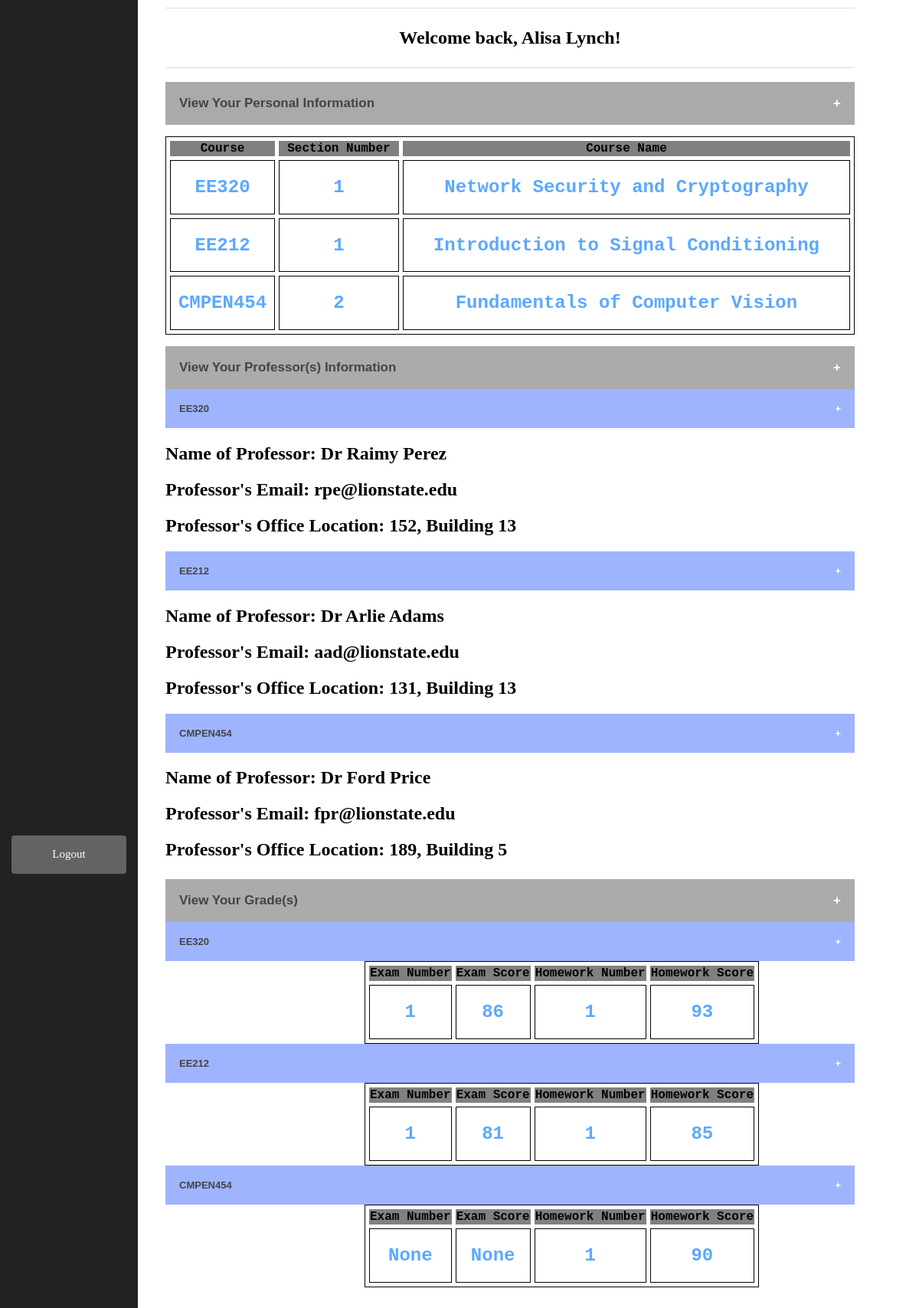
Page /student/dashboard (signed in) on the committed database.
### tables this page shows
CREATE TABLE "Students" (
	"Email"	TEXT NOT NULL UNIQUE,
	"Password"	TEXT NOT NULL,
	"Name"	TEXT NOT NULL,
	"Age"	INTEGER NOT NULL,
	"Gender"	TEXT NOT NULL,
	"Major"	TEXT NOT NULL,
	"Street"	TEXT NOT NULL,
	"ZipCode"	INTEGER NOT NULL,
	PRIMARY KEY("Email")
);

CREATE TABLE "Enrolls" (
	"Email"	TEXT NOT NULL UNIQUE,
	"course_id_1"	TEXT,
	"section_no_1"	INTEGER,
	"course_id_2"	TEXT,
	"section_no_2"	INTEGER,
	"course_id_3"	TEXT,
	"section_no_3"	INTEGER,
	PRIMARY KEY("Email")
);

CREATE TABLE "Courses" (
	"Course_id"	TEXT NOT NULL,
	"Course_name"	TEXT NOT NULL,
	"Course_description"	TEXT
);

CREATE TABLE "Exam_grades" (
	"Email"	TEXT NOT NULL UNIQUE,
	"course_id_1"	TEXT,
	"exam_no_1"	INTEGER,
	"exam_grade_1"	NUMERIC,
	"course_id_2"	TEXT,
	"exam_no_2"	INTEGER,
	"exam_grade_2"	NUMERIC,
	"course_id_3"	TEXT,
	"exam_no_3"	INTEGER,
	"exam_grade_3"	NUMERIC,
	PRIMARY KEY("Email")
);

CREATE TABLE "Professors_teaches" (
	"Name"	TEXT NOT NULL,
	"Email"	TEXT NOT NULL UNIQUE,
	"Office"	TEXT,
	"Teaching"	TEXT,
	PRIMARY KEY("Email")
);

CREATE TABLE "Students_grades" (
	"Email"	TEXT NOT NULL UNIQUE,
	"course_id_1"	TEXT,
	"course1_exam_no1"	TEXT,
	"course1_exam_grade1"	TEXT,
	"Course1HW_No"	INTEGER,
	"Course1HW_Grade"	INTEGER,
	"Courses2"	TEXT,
	"Course2EXAM_No"	TEXT,
	"Course2EXAM_Grade"	TEXT,
	"Course2HW_No"	INTEGER,
	"Course2HW_Grade"	INTEGER,
	"Courses3"	TEXT,
	"Course3EXAM_No"	TEXT,
	"Course3EXAM_Grade"	TEXT,
	"Course3HW_No"	INTEGER,
	"Course3HW_Grade"	INTEGER,
	PRIMARY KEY("Email")
);

### app.py (the view)
@app.route('/student/dashboard')
@login_required
def student_dashboard():
    connection = sql.connect('database.db')
    name = getName("for_students")[0][0]
    courses = CheckingInfo("courses") #courses = [('aly8942@lionstate.edu', 'EE320', 1, 'EE212', 1, 'CMPEN454', 2)]
    capstone_courses = CheckingInfo("capstone")[0] #capstone_courses = ("CMPEN454", "CMPSC497", "EE340", "IST558", "STAT414")
    courses1 = []
    for i in range(1, len(courses[0])):
        courses1.append(courses[0][i]) #courses1 = ['EE320', 1, 'EE212', 1, 'CMPEN454', 2]
    course_information = []
    professor_information = []
    for course_id in range(0, len(courses1), 2):
        course_info = connection.execute('SELECT Course_name FROM Courses WHERE Course_id= ?', [courses1[course_id]])
        professor_info = connection.execute('SELECT Name, Email, Office FROM Professors_teaches WHERE Teaching = ?',
                                            [courses1[course_id]])
        course_information.append(course_info.fetchall())
        professor_information.append(professor_info.fetchall())
    personal_info = CheckingInfo("personal_information")
    grades = CheckingInfo("grades")
    all_grades = CheckingInfo("all_grades")
    return render_template('dashboard-student.html', url=host, name=name, courses1=courses1,
                           course_information=course_information, professor_information=professor_information,
                           personal_info=personal_info, grades=grades, all_grades=all_grades,
                           capstone_courses=capstone_courses)

### app.py (called while the page is built)
def login_required(f):
    @wraps(f)
    def wrap(*args, **kwargs):
        if 'logged_in' in session:
            return f(*args, **kwargs)
        else:
            flash("You must be logged in first.")
            return redirect(url_for('login'))
    return wrap

def getName(users):
    connection = sql.connect('database.db')
    if users == "for_students":
        name = connection.execute('SELECT Name FROM Students WHERE Email = ?', [session['email']])
    elif users == "for_faculty_mem":
        name = connection.execute('SELECT Name FROM Professors WHERE Email = ?', [session['email']])
    return name.fetchall()

def CheckingInfo(item):
    connection = sql.connect('database.db')
    if item == "courses":
        info = connection.execute('SELECT * FROM Enrolls WHERE Email = ?', [session['email']])
    elif item == "capstone":
        info = connection.execute('SELECT COURSES FROM Capstone_courses')
    elif item == "personal_information":
        info = connection.execute('SELECT Name, Age, Gender, Major, Street, ZipCode FROM Students WHERE Email = ?',
                                  [session['email']])
    elif item == "grades":
        info = connection.execute('SELECT * FROM Exam_grades WHERE Email= ?', [session['email']])
    elif item == "all_grades":
        info = connection.execute('SELECT * FROM Students_grades WHERE Email= ?', [session['email']])
    return info.fetchall()

### templates/dashboard-student.html (shortened to what this page needs)
<!DOCTYPE html>
<html lang="en">
    <head>
        <link rel="stylesheet" type="text/css" href="../static/css/dashboard-student.css">
    </head>
    <body id="welcome">
        <aside class="left-navbar">
            <div id="login_button">
                <button type="button" class="logout_button" onclick="window.location.href='{{url_for('logout')}}';"> Logout </button>
            </div>
        </aside>
        <div id="main-wrapper">
            <div class="main-content">
                <section id="welcome">
                    <div class="welcome_back_div">
                        <h1><b> Welcome back, {{ name }}! </b></h1>
                    </div>
                </section>
                <br>
                <section>
                    <div class="personal_info">
                        <button class="collapsible_personal_info"><b>View Your Personal Information</b></button>
                    </div>
                </section>
                <section>
                    <div class="courses_message_div">
                        <table class="courses_table" style="width:100%">
                            <tr>
                                <th>Course</th>
                                <th>Section Number</th>
                                <th> Course Name</th>
                            </tr>
                            {% for course in range(0, courses1 | length, 2) %}
                                {% if courses1[course] in capstone_courses %}
                                      <tr class="capstone">
                                          <td> <h1> <b>
                                              <a class="capstone_tooltip"> {{ courses1[course] }}
                                              </a>
                                          </b> </h1></td>
                                          <td> <h1> <b>
                                              <a class="capstone_tooltip"> {{ courses1[course+1] }}
                                              </a>
                                          </b> </h1> </td>
                                          <td> <h1> <b>
                                              <a class="capstone_tooltip"> {{ course_information[(course/2) | int ][0][0]}}
                                              </a>
                                          </b> </h1> </td>
                                      </tr>
                                {% else %}
                                    <tr>
                                        <td> <h1> <b> {{ courses1[course] }}</b> </h1> </td>
                                        <td> <h1> <b> {{ courses1[course+1] }} </b> </h1> </td>
                                        <td> <h1> <b> {{ course_information[(course/2) | int ][0][0]}}</b> </h1> </td>
                                    </tr>
                                {% endif %}
                                {% endfor %}
                        </table>
                    </div>
                </section>
                <section>
                    <div class="professor_information">
                        <button class="collapsible_professor_info">
                            <b> View Your Professor(s) Information </b>
                        </button>
                        <div class="course_content_professors">
                            {% for courses in range(1, grades[0] | length, 3) %}
                                <button class="collapsible_professor"> <b>{{ grades[0][courses] }}</b> </button>
                                <div class="professor_content">
                                    <h1> Name of Professor: {{ professor_information[ (courses/3 + 2/3 - 1) | int  ][0][0] }} </h1>
                                    <h1> Professor's Email: {{ professor_information[ (courses/3 + 2/3 - 1) | int  ][0][1] }}</h1>
                                    <h1> Professor's Office Location: {{ professor_information[ (courses/3 + 2/3 - 1) | int  ][0][2] }}</h1>
                                </div>
                            {% endfor %}
                        </div>
                    </div>
                </section>
                <section>
                    <div class="grades_info">
                        <button class="collapsible_grades_info"><b>View Your Grade(s)</b></button>
                        <div class="course_content">
                            {% for courses in range(1, all_grades[0] | length, 5) %}
                                <button class="collapsible_courses"> <b>{{ all_grades[0][courses] }}</b> </button>
                                <div class="course_content1">
                                    <table>
                                        <tr>
                                            <th>Exam Number</th>
                                            <th>Exam Score</th>
                                            <th> Homework Number</th>
                                            <th> Homework Score</th>
                                        </tr>
                                        <tr>
                                            <td> <h1> <b> {{ all_grades[0][courses+1] }}</b> </h1> </td>
                                            <td> <h1> <b> {{ all_grades[0][courses+2] }} </b> </h1> </td>
                                            <td> <h1> <b> {{ all_grades[0][courses+3] }} </b> </h1> </td>
                                            <td> <h1> <b> {{ all_grades[0][courses+4] }} </b> </h1> </td>
                                        </tr>
                                    </table>
                                </div>
                            {% endfor %}
                        </div>
                    </div>
                </section>
            </div>
        </div>
    </body>
</html>

### static/css/dashboard-student.css (style rules this page uses)
body { margin: 0px; }
.left-navbar { background-color: #222222; float: left; min-height: 100%; position: fixed; width: 15%; }
.logout_button { background: rgba(133, 133, 133, 0.66); color: white; font-family: 'Ubuntu', 'Lucida Grande', 'Lucida Sans Unicode', 'Geneva', 'Verdana'; font-size: 15px; width: 150px; height: 50px; border: none; border-radius: 4px; cursor: pointer; top: 500px; left: 0; bottom: 0; right: 0; position: absolute; margin: auto; }
#main-wrapper { float: left; margin-left: 18%; width: 75%; }
.main-content section { margin: 0; }
.welcome_back_div { border-bottom: 1px solid #ddd; border-top: 1px solid #ddd; margin-top: 10px; padding: 5px 0 5px; text-align: center; }
.courses_message_div { padding: 15px 0 15px; }
.collapsible_personal_info { background-color: #aaaaaa; color: #444; cursor: pointer; padding: 18px; width: 100%; border: none; text-align: left; outline: none; font-size: 17px; }
.collapsible_personal_info:after { content: '\002B'; color: white; font-weight: bold; float: right; margin-left: 5px; }
table { border-spacing: 5px; border: 1px solid black; font-family: 'Consolas', 'Monaco', 'Bitstream Vera Sans Mono', monospace; }
th { color: Black; background-color: gray; }
tr { color: #5ca8ff; }
td { border-spacing: 5px; border: 1px solid black; text-align: center; }
.collapsible_professor_info { background-color: #ababab; color: #444; cursor: pointer; padding: 18px; width: 100%; border: none; text-align: left; outline: none; font-size: 17px; }
.collapsible_professor_info:after { content: '\002B'; color: white; font-weight: bold; float: right; margin-left: 5px; }
.collapsible_professor { background-color: #9fb4ff; color: #444; cursor: pointer; padding: 18px; width: 100%; border: none; text-align: left; outline: none; font-size: 13px; }
.collapsible_professor:after { content: '\002B'; color: white; font-weight: bold; float: right; margin-left: 5px; }
.grades_info { margin: 25px 0 50px 0; }
.collapsible_grades_info { background-color: #ababab; color: #444; cursor: pointer; padding: 18px; width: 100%; border: none; text-align: left; outline: none; font-size: 17px; }
.collapsible_grades_info:after { content: '\002B'; color: white; font-weight: bold; float: right; margin-left: 5px; }
.collapsible_courses { background-color: #9fb4ff; color: #444; cursor: pointer; padding: 18px; width: 100%; border: none; text-align: left; outline: none; font-size: 13px; }
.collapsible_courses:after { content: '\002B'; color: white; font-weight: bold; float: right; margin-left: 5px; }
.course_content1 { margin-left: 260px; }

### rows in the picture
Students: Name "Alisa Lynch"
Enrolls: course_id_1 "EE320" "EE212", course_id_3 "CMPEN454"
Courses: Course_name "Network Security and Cryptography"
Courses: Course_name "Introduction to Signal Conditioning"
Courses: Course_name "Fundamentals of Computer Vision"
Exam_grades: course_id_1 "EE320" "EE212" "CMPEN454"
Professors_teaches: Name "Dr Raimy Perez", Email "rpe@lionstate.edu", Office "152, Building 13"
Professors_teaches: Name "Dr Arlie Adams", Email "aad@lionstate.edu", Office "131, Building 13"
Professors_teaches: Name "Dr Ford Price", Email "fpr@lionstate.edu", Office "189, Building 5"
Students_grades: course_id_1 "EE320" "EE212" "CMPEN454", course1_exam_no1 "1" "1", course1_exam_grade1 "86" "81", Course1HW_No "1" "1" "1", Course1HW_Grade "93" "85" "90"

### other values in the picture
{{ courses1[course+1] }} "1" "1"
{{ courses1[course+1] }} "2"
{{ all_grades[0][courses+1] }} "None"
{{ all_grades[0][courses+2] }} "None"
